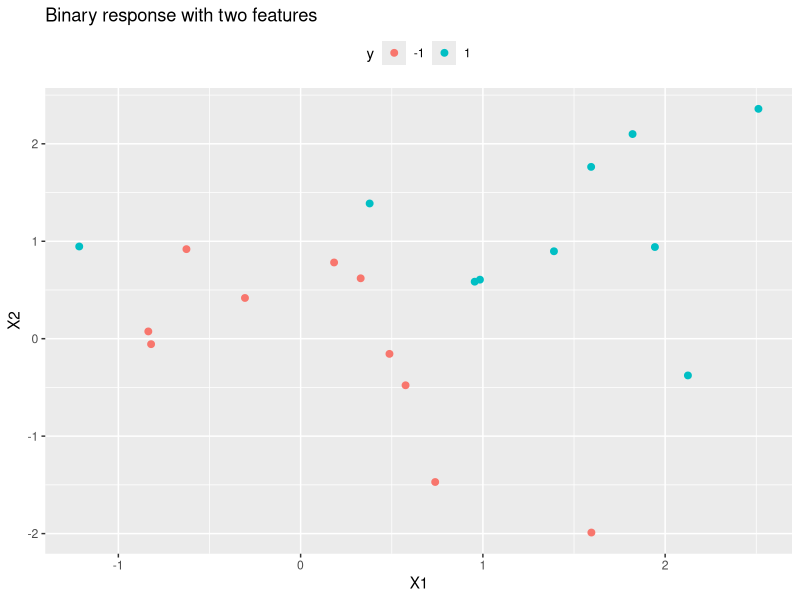
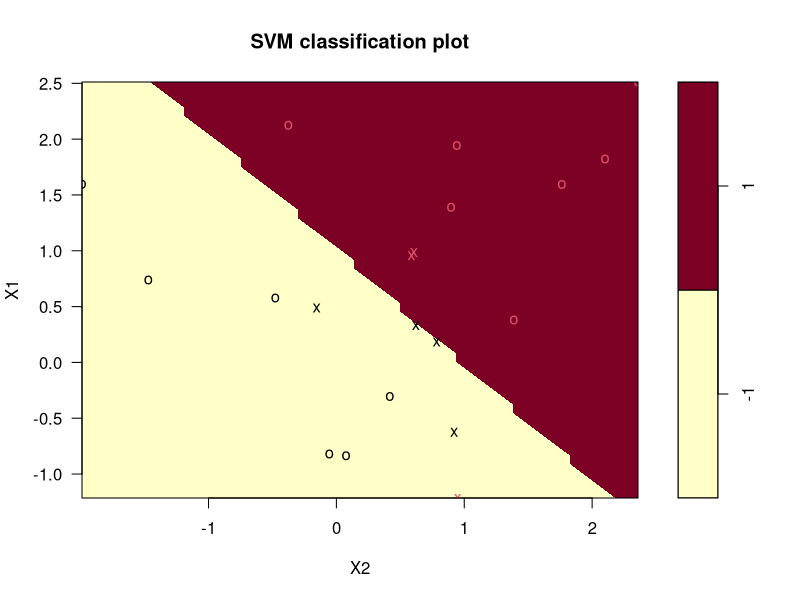
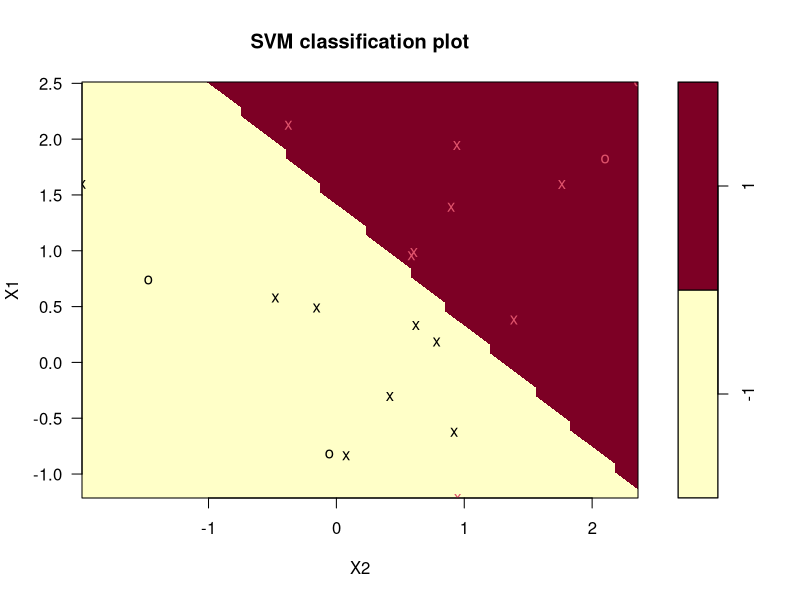
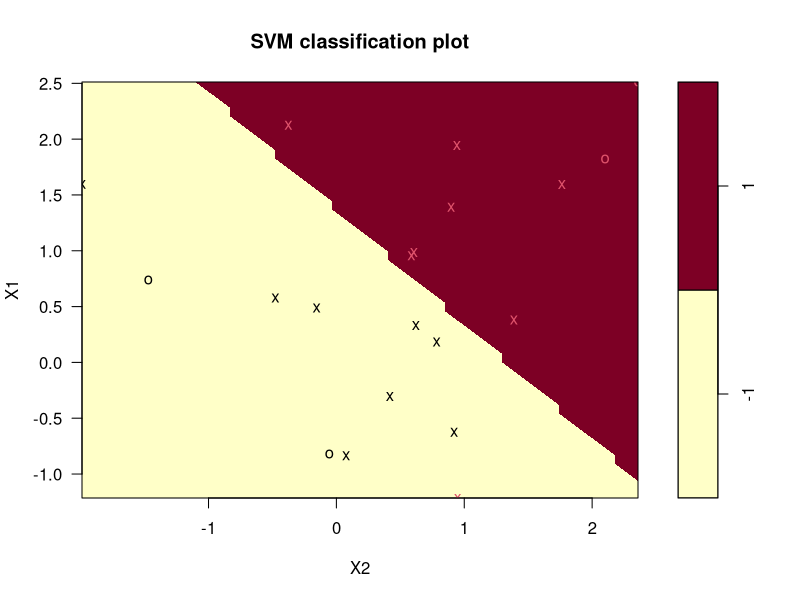
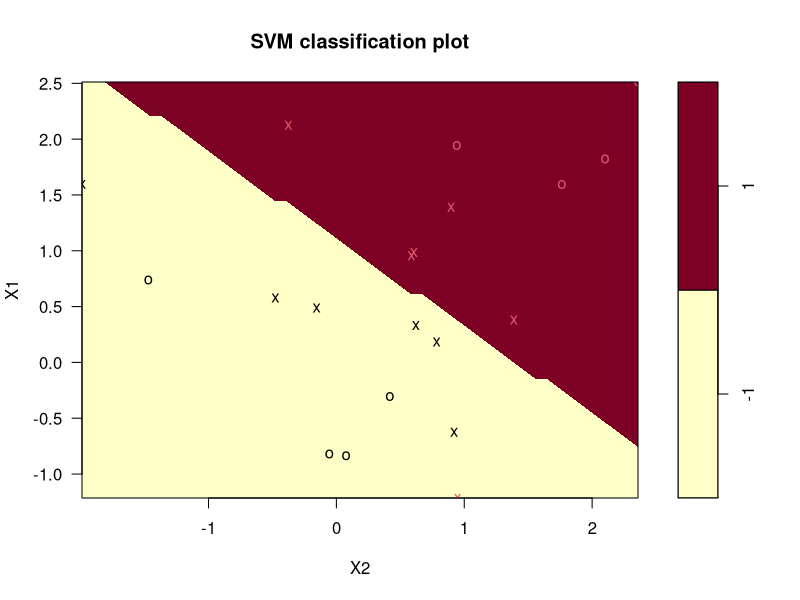

Here is the R script that generated these plots, in order:
## ---- chunk 1
library(tidyverse)
library(e1071)
set.seed(1)
x <- matrix(rnorm (20*2), ncol=2)
y <- c(rep(-1, 10), rep(1, 10))
x[y==1, ] <- x[y==1, ] + 1
train_data <- data.frame(x, y)
train_data$y <- as.factor(y)
## ---- chunk 2
ggplot(train_data, aes(x = X1, y = X2, color = y)) +
  geom_point(size = 2) +
  labs(title = "Binary response with two features") +
  theme(legend.position = "top")
## ---- chunk 3
m <- svm(
  y ~ ., 
  data = train_data,
  kernel = "linear",
  type = "C-classification",  # (default) for classification
  cost = 10,  # default is 1
  scale = FALSE  # do not standardize features
)
plot(m, train_data)
## ---- chunk 4
m$index
## ---- chunk 5
summary(m)
## ---- chunk 6
m <- svm(
  y ~ ., 
  data = train_data,
  kernel = "linear",
  type = "C-classification",  
  cost = 0.1,
  scale = FALSE
)
plot(m, train_data)
## ---- chunk 7
set.seed(1)
m_tune <- tune(
  svm,
  y ~ .,
  data = train_data,
  kernel ="linear",
  ranges = list(cost = c(0.001, 0.01, 0.1, 1, 5, 10, 100))
)
summary(m_tune)
## ---- chunk 8
m_best <- m_tune$best.model
summary(m_best)
## ---- chunk 9
plot(m_best, train_data)
## ---- chunk 10
set.seed(1)
m3_tune <- tune(
  svm,
  y ~ .,
  data = train_data,
  kernel ="polynomial",
  ranges = list(
    cost = c(0.001, 0.01, 0.1, 1, 5, 10, 100),
    degree = c(1, 2, 3)
  )
)
summary(m3_tune)
## ---- chunk 11
m3_best <- m3_tune$best.model
summary(m3_best)
## ---- chunk 12
plot(m3_best, train_data)
## ---- chunk 13
library(caret)
library(kernlab)

train_data_3 <- train_data %>%
  mutate(y = factor(y, labels = c("A", "B")))

m4 <- train(
  y ~ .,
  data = train_data_3,
  method = "svmPoly",
  preProcess = c("center", "scale"),
  trControl = trainControl(
    method = "cv",
    number = 5,
    summaryFunction = twoClassSummary,	# Use AUC to pick the best model
    classProbs=TRUE
  )
)

m4$bestTune
## ---- chunk 14
#plot(m4)
